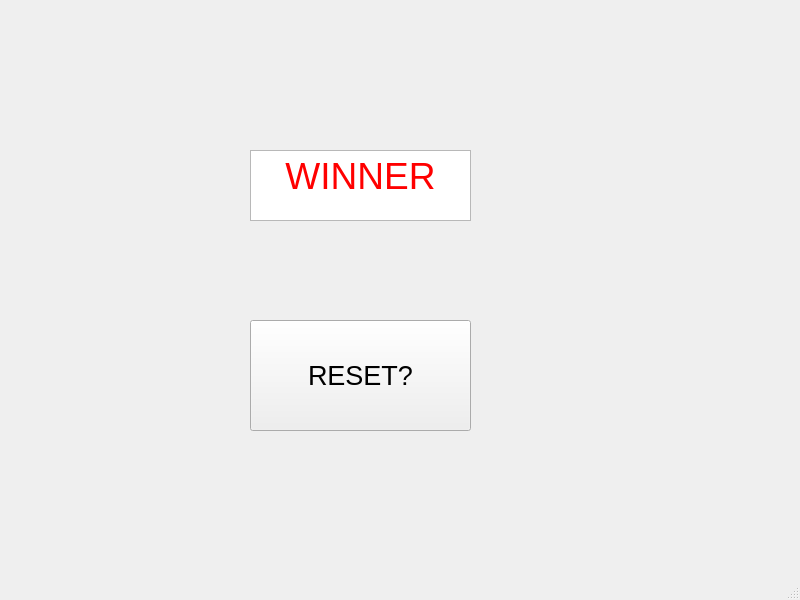
<?xml version="1.0" encoding="UTF-8"?>
<ui version="4.0">
 <class>MainWindow</class>
 <widget class="QMainWindow" name="MainWindow">
  <property name="geometry">
   <rect>
    <x>0</x>
    <y>0</y>
    <width>800</width>
    <height>600</height>
   </rect>
  </property>
  <property name="windowTitle">
   <string>MainWindow</string>
  </property>
  <widget class="QWidget" name="centralwidget">
   <widget class="QPushButton" name="pushButton">
    <property name="geometry">
     <rect>
      <x>250</x>
      <y>320</y>
      <width>221</width>
      <height>111</height>
     </rect>
    </property>
    <property name="font">
     <font>
      <pointsize>20</pointsize>
     </font>
    </property>
    <property name="text">
     <string>RESET?</string>
    </property>
   </widget>
   <widget class="QTextEdit" name="textEdit">
    <property name="geometry">
     <rect>
      <x>250</x>
      <y>150</y>
      <width>221</width>
      <height>71</height>
     </rect>
    </property>
    <property name="html">
     <string>&lt;!DOCTYPE HTML PUBLIC &quot;-//W3C//DTD HTML 4.0//EN&quot; &quot;http://www.w3.org/TR/REC-html40/strict.dtd&quot;&gt;
&lt;html&gt;&lt;head&gt;&lt;meta name=&quot;qrichtext&quot; content=&quot;1&quot; /&gt;&lt;style type=&quot;text/css&quot;&gt;
p, li { white-space: pre-wrap; }
&lt;/style&gt;&lt;/head&gt;&lt;body style=&quot; font-family:'MS Shell Dlg 2'; font-size:8.25pt; font-weight:400; font-style:normal;&quot;&gt;
&lt;p align=&quot;center&quot; style=&quot; margin-top:0px; margin-bottom:0px; margin-left:0px; margin-right:0px; -qt-block-indent:0; text-indent:0px;&quot;&gt;&lt;span style=&quot; font-size:28pt; color:#ff0000;&quot;&gt;WINNER&lt;/span&gt;&lt;/p&gt;&lt;/body&gt;&lt;/html&gt;</string>
    </property>
   </widget>
  </widget>
  <widget class="QMenuBar" name="menubar">
   <property name="geometry">
    <rect>
     <x>0</x>
     <y>0</y>
     <width>800</width>
     <height>21</height>
    </rect>
   </property>
  </widget>
  <widget class="QStatusBar" name="statusbar"/>
 </widget>
 <resources/>
 <connections/>
</ui>
